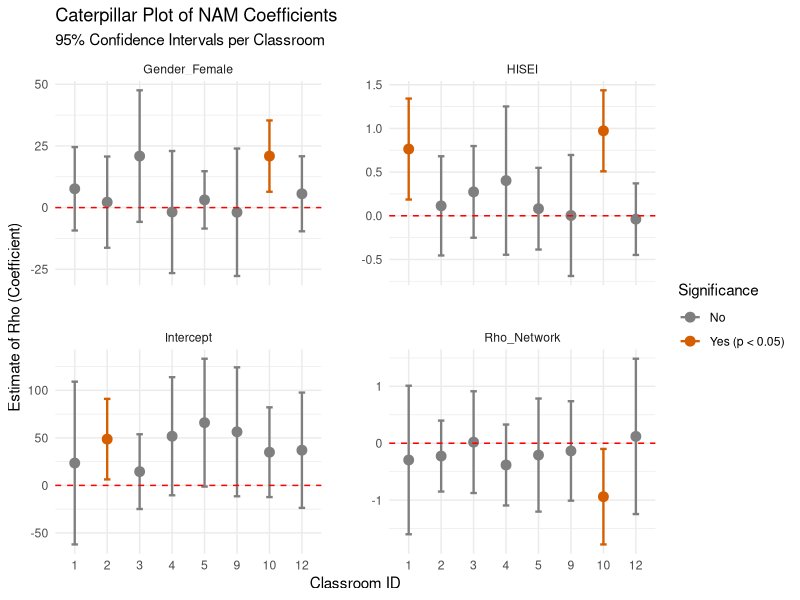

Recreate this plot in R.
## ---- chunk 1
library(knitr)
library(dplyr)
library(tidyr)

coefs_df <- read.csv("nam_results_coefs.csv")
pvals_df <- read.csv("nam_results_pvals.csv")

table_10 <- coefs_df %>%
  filter(Classroom == 10 | Classroom == "10") %>%
  pivot_longer(cols = -Classroom, names_to = "Variable", values_to = "Estimate") %>%
  left_join(
    pvals_df %>%
      filter(Classroom == 10 | Classroom == "10") %>%
      pivot_longer(cols = -Classroom, names_to = "Variable_P", values_to = "p-value") %>%
      mutate(Variable = gsub("_pval$", "", Variable_P)),
    by = c("Classroom", "Variable")
  ) %>%
  select(Variable, Estimate, "p-value")

table_10$Variable <- recode(table_10$Variable,
  "Intercept" = "Intercept",
  "Gender_Female" = "Gender (Female)",
  "HISEI" = "HISEI",
  "Rho_Network" = "Network Autocorrelation (rho)"
)

# 5. Render the table
kable(table_10, 
      caption = "Extracted Results for Classroom 10",
      align = c("l", "r", "r", "c"))
## ---- chunk 2
library(ggplot2)
library(tidyr)
library(dplyr)

# 1. Read in the data (assuming you create a third file for Standard Errors)
global_nam_coefs <- read.csv("nam_results_coefs.csv")
global_nam_pvals <- read.csv("nam_results_pvals.csv")
global_nam_ses   <- read.csv("nam_results_se.csv")

# 2. Pivot all datasets to long format
coefs_long <- pivot_longer(global_nam_coefs, cols = -Classroom, 
                           names_to = "Variable", values_to = "Estimate")

pvals_long <- pivot_longer(global_nam_pvals, cols = -Classroom, 
                           names_to = "Variable_P", values_to = "P_Value") %>%
  mutate(Variable = gsub("_pval$", "", Variable_P)) %>%
  select(-Variable_P)

ses_long <- pivot_longer(global_nam_ses, cols = -Classroom, 
                         names_to = "Variable_SE", values_to = "Std_Error") %>%
  mutate(Variable = gsub("_se$", "", Variable_SE)) %>% # Adjust this regex based on your column names
  select(-Variable_SE)

# 3. Join the data together
plot_data <- coefs_long %>%
  left_join(pvals_long, by = c("Classroom", "Variable")) %>%
  left_join(ses_long, by = c("Classroom", "Variable"))

# 4. Calculate Confidence Intervals and Significance
plot_data <- plot_data %>%
  mutate(
    Significant = ifelse(P_Value < 0.05, "Yes (p < 0.05)", "No"),
    CI_Lower = Estimate - (1.96 * Std_Error),
    CI_Upper = Estimate + (1.96 * Std_Error)
  )

# 5. Plotting
plot_data %>%
  ggplot(aes(x = factor(Classroom), y = Estimate, color = Significant)) +
  
  # Add the error bars first so the points sit on top of them
  # The 'width' argument creates the horizontal caps on the bars (|--o--|)
  geom_errorbar(aes(ymin = CI_Lower, ymax = CI_Upper), width = 0.2, linewidth = 0.8) +
  
  # Add the points
  geom_point(size = 3) +
  
  # Add the red dashed line at 0 (matching your reference image)
  geom_hline(yintercept = 0, linetype = "dashed", color = "red") +
  
  facet_wrap(~ Variable, scales = "free_y", ncol=2) + 
  theme_minimal() +
  scale_color_manual(values = c("No" = "gray50", "Yes (p < 0.05)" = "#D55E00")) +
  theme(panel.spacing = unit(2, "lines")) +
  labs(title = "Caterpillar Plot of NAM Coefficients",
       subtitle = "95% Confidence Intervals per Classroom",
       x = "Classroom ID", 
       y = "Estimate of Rho (Coefficient)",
       color = "Significance")
## ---- chunk 3
library(knitr)
library(dplyr)
library(tidyr)

# 1. Read the data
coefs_df <- read.csv("nam_results_coefs.csv")
pvals_df <- read.csv("nam_results_pvals.csv")

# 2. Pivot and merge for ALL classrooms
table_all <- coefs_df %>%
  pivot_longer(cols = -Classroom, names_to = "Variable", values_to = "Estimate") %>%
  left_join(
    pvals_df %>%
      pivot_longer(cols = -Classroom, names_to = "Variable_P", values_to = "p-value") %>%
      mutate(Variable = gsub("_pval$", "", Variable_P)) %>%
      select(-Variable_P), # Drop the temporary column before joining
    by = c("Classroom", "Variable")
  ) %>%
  # Keep Classroom in the selection
  select(Classroom, Variable, Estimate, `p-value`) %>%
  # Optional but recommended: Sort by Classroom, then keep variables in order
  arrange(Classroom, match(Variable, c("Intercept", "Gender_Female", "HISEI", "Rho_Network")))

# 3. Clean up the variable names
table_all$Variable <- recode(table_all$Variable,
  "Intercept" = "Intercept",
  "Gender_Female" = "Gender (Female)",
  "HISEI" = "HISEI",
  "Rho_Network" = "Network Autocorrelation (rho)"
)

# 4. Render the table
kable(table_all, 
      caption = "Extracted NAM Results for All Classrooms",
      align = c("c", "l", "r", "r"),
      digits = 3) # Rounds the numeric columns to 3 decimal places for a cleaner look
